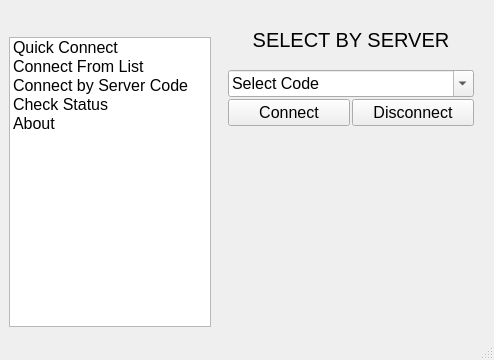
<?xml version="1.0" encoding="UTF-8"?>
<ui version="4.0">
 <class>MainWindow</class>
 <widget class="QMainWindow" name="MainWindow">
  <property name="geometry">
   <rect>
    <x>0</x>
    <y>0</y>
    <width>494</width>
    <height>360</height>
   </rect>
  </property>
  <property name="font">
   <font>
    <pointsize>12</pointsize>
   </font>
  </property>
  <property name="windowTitle">
   <string>NordVPN Quick Connect</string>
  </property>
  <widget class="QWidget" name="centralwidget">
   <layout class="QHBoxLayout" name="horizontalLayout">
    <item>
     <layout class="QGridLayout" name="gridLayout">
      <item row="0" column="0">
       <widget class="QWidget" name="widget" native="true">
        <property name="minimumSize">
         <size>
          <width>0</width>
          <height>22</height>
         </size>
        </property>
       </widget>
      </item>
      <item row="1" column="0">
       <widget class="QListWidget" name="listWidget">
        <property name="minimumSize">
         <size>
          <width>200</width>
          <height>0</height>
         </size>
        </property>
        <item>
         <property name="text">
          <string>Quick Connect</string>
         </property>
        </item>
        <item>
         <property name="text">
          <string>Connect From List</string>
         </property>
        </item>
        <item>
         <property name="text">
          <string>Connect by Server Code</string>
         </property>
        </item>
        <item>
         <property name="text">
          <string>Check Status</string>
         </property>
        </item>
        <item>
         <property name="text">
          <string>About</string>
         </property>
        </item>
       </widget>
      </item>
     </layout>
    </item>
    <item>
     <widget class="QStackedWidget" name="stackedWidget">
      <property name="currentIndex">
       <number>2</number>
      </property>
      <widget class="QWidget" name="page">
       <layout class="QVBoxLayout" name="verticalLayout_7">
        <item>
         <widget class="QLabel" name="label_4">
          <property name="font">
           <font>
            <pointsize>15</pointsize>
           </font>
          </property>
          <property name="text">
           <string>QUICK CONNECT</string>
          </property>
          <property name="alignment">
           <set>Qt::AlignCenter</set>
          </property>
         </widget>
        </item>
        <item>
         <widget class="QWidget" name="widget_2" native="true">
          <property name="minimumSize">
           <size>
            <width>250</width>
            <height>250</height>
           </size>
          </property>
          <property name="maximumSize">
           <size>
            <width>250</width>
            <height>250</height>
           </size>
          </property>
          <layout class="QVBoxLayout" name="verticalLayout">
           <property name="spacing">
            <number>2</number>
           </property>
           <property name="leftMargin">
            <number>2</number>
           </property>
           <property name="topMargin">
            <number>2</number>
           </property>
           <property name="rightMargin">
            <number>2</number>
           </property>
           <property name="bottomMargin">
            <number>2</number>
           </property>
           <item>
            <layout class="QGridLayout" name="gridLayout_2">
             <item row="0" column="0">
              <widget class="QPushButton" name="btnConnectQuick">
               <property name="toolTip">
                <string>Connects to optimal VPN server</string>
               </property>
               <property name="whatsThis">
                <string/>
               </property>
               <property name="text">
                <string>Connect</string>
               </property>
              </widget>
             </item>
             <item row="0" column="1">
              <widget class="QPushButton" name="btnDisConnectQuick">
               <property name="toolTip">
                <string>Disconnects from server</string>
               </property>
               <property name="text">
                <string>Disconnect</string>
               </property>
              </widget>
             </item>
             <item row="1" column="0" colspan="2">
              <spacer name="verticalSpacer">
               <property name="orientation">
                <enum>Qt::Vertical</enum>
               </property>
               <property name="sizeHint" stdset="0">
                <size>
                 <width>20</width>
                 <height>163</height>
                </size>
               </property>
              </spacer>
             </item>
            </layout>
           </item>
          </layout>
         </widget>
        </item>
       </layout>
      </widget>
      <widget class="QWidget" name="page_2">
       <layout class="QVBoxLayout" name="verticalLayout_8">
        <item>
         <widget class="QLabel" name="label_3">
          <property name="font">
           <font>
            <pointsize>15</pointsize>
           </font>
          </property>
          <property name="text">
           <string>SELECT FROM LIST</string>
          </property>
          <property name="alignment">
           <set>Qt::AlignCenter</set>
          </property>
         </widget>
        </item>
        <item>
         <widget class="QWidget" name="widget_3" native="true">
          <property name="minimumSize">
           <size>
            <width>250</width>
            <height>250</height>
           </size>
          </property>
          <property name="maximumSize">
           <size>
            <width>250</width>
            <height>250</height>
           </size>
          </property>
          <layout class="QVBoxLayout" name="verticalLayout_2">
           <property name="spacing">
            <number>2</number>
           </property>
           <property name="leftMargin">
            <number>2</number>
           </property>
           <property name="topMargin">
            <number>2</number>
           </property>
           <property name="rightMargin">
            <number>2</number>
           </property>
           <property name="bottomMargin">
            <number>2</number>
           </property>
           <item>
            <layout class="QGridLayout" name="gridLayout_3">
             <item row="0" column="0" colspan="3">
              <widget class="QComboBox" name="cbxCountry_2">
               <item>
                <property name="text">
                 <string>Select Country</string>
                </property>
               </item>
              </widget>
             </item>
             <item row="2" column="0">
              <widget class="QPushButton" name="btnConnectList">
               <property name="toolTip">
                <string>Connects to optimal VPN server</string>
               </property>
               <property name="whatsThis">
                <string/>
               </property>
               <property name="text">
                <string>Connect</string>
               </property>
              </widget>
             </item>
             <item row="2" column="1" colspan="2">
              <widget class="QPushButton" name="btnDisConnectList">
               <property name="toolTip">
                <string>Disconnects from server</string>
               </property>
               <property name="text">
                <string>Disconnect</string>
               </property>
              </widget>
             </item>
             <item row="3" column="0" colspan="3">
              <spacer name="verticalSpacer_2">
               <property name="orientation">
                <enum>Qt::Vertical</enum>
               </property>
               <property name="sizeHint" stdset="0">
                <size>
                 <width>20</width>
                 <height>101</height>
                </size>
               </property>
              </spacer>
             </item>
             <item row="1" column="0" colspan="3">
              <widget class="QComboBox" name="cbxCity_2">
               <item>
                <property name="text">
                 <string>Select City</string>
                </property>
               </item>
              </widget>
             </item>
            </layout>
           </item>
          </layout>
         </widget>
        </item>
       </layout>
      </widget>
      <widget class="QWidget" name="page_3">
       <layout class="QVBoxLayout" name="verticalLayout_9">
        <item>
         <widget class="QLabel" name="label_2">
          <property name="font">
           <font>
            <pointsize>15</pointsize>
           </font>
          </property>
          <property name="text">
           <string>SELECT BY SERVER</string>
          </property>
          <property name="alignment">
           <set>Qt::AlignCenter</set>
          </property>
         </widget>
        </item>
        <item>
         <widget class="QWidget" name="widget_4" native="true">
          <property name="minimumSize">
           <size>
            <width>250</width>
            <height>250</height>
           </size>
          </property>
          <property name="maximumSize">
           <size>
            <width>250</width>
            <height>250</height>
           </size>
          </property>
          <layout class="QVBoxLayout" name="verticalLayout_3">
           <property name="spacing">
            <number>2</number>
           </property>
           <property name="leftMargin">
            <number>2</number>
           </property>
           <property name="topMargin">
            <number>2</number>
           </property>
           <property name="rightMargin">
            <number>2</number>
           </property>
           <property name="bottomMargin">
            <number>2</number>
           </property>
           <item>
            <layout class="QGridLayout" name="gridLayout_4">
             <item row="0" column="0" colspan="2">
              <widget class="QComboBox" name="comboBox">
               <property name="editable">
                <bool>true</bool>
               </property>
               <item>
                <property name="text">
                 <string>Select Code</string>
                </property>
               </item>
              </widget>
             </item>
             <item row="1" column="0">
              <widget class="QPushButton" name="btnConnectCode">
               <property name="toolTip">
                <string>Connects to optimal VPN server</string>
               </property>
               <property name="whatsThis">
                <string/>
               </property>
               <property name="text">
                <string>Connect</string>
               </property>
              </widget>
             </item>
             <item row="1" column="1">
              <widget class="QPushButton" name="btnDisConnectCode">
               <property name="toolTip">
                <string>Disconnects from server</string>
               </property>
               <property name="text">
                <string>Disconnect</string>
               </property>
              </widget>
             </item>
             <item row="2" column="0" colspan="2">
              <spacer name="verticalSpacer_3">
               <property name="orientation">
                <enum>Qt::Vertical</enum>
               </property>
               <property name="sizeHint" stdset="0">
                <size>
                 <width>20</width>
                 <height>132</height>
                </size>
               </property>
              </spacer>
             </item>
            </layout>
           </item>
          </layout>
         </widget>
        </item>
       </layout>
      </widget>
      <widget class="QWidget" name="page_4">
       <layout class="QVBoxLayout" name="verticalLayout_10">
        <item>
         <widget class="QLabel" name="label_5">
          <property name="font">
           <font>
            <pointsize>15</pointsize>
           </font>
          </property>
          <property name="text">
           <string>STATUS</string>
          </property>
          <property name="alignment">
           <set>Qt::AlignCenter</set>
          </property>
         </widget>
        </item>
        <item>
         <widget class="QWidget" name="widget_5" native="true">
          <property name="minimumSize">
           <size>
            <width>250</width>
            <height>250</height>
           </size>
          </property>
          <property name="maximumSize">
           <size>
            <width>250</width>
            <height>250</height>
           </size>
          </property>
          <layout class="QVBoxLayout" name="verticalLayout_4">
           <property name="spacing">
            <number>2</number>
           </property>
           <property name="leftMargin">
            <number>2</number>
           </property>
           <property name="topMargin">
            <number>2</number>
           </property>
           <property name="rightMargin">
            <number>2</number>
           </property>
           <property name="bottomMargin">
            <number>2</number>
           </property>
           <item>
            <layout class="QGridLayout" name="gridLayout_5">
             <item row="0" column="0">
              <spacer name="horizontalSpacer">
               <property name="orientation">
                <enum>Qt::Horizontal</enum>
               </property>
               <property name="sizeHint" stdset="0">
                <size>
                 <width>40</width>
                 <height>20</height>
                </size>
               </property>
              </spacer>
             </item>
             <item row="0" column="1">
              <widget class="QPushButton" name="btnStatusCheck">
               <property name="minimumSize">
                <size>
                 <width>100</width>
                 <height>0</height>
                </size>
               </property>
               <property name="maximumSize">
                <size>
                 <width>0</width>
                 <height>16777215</height>
                </size>
               </property>
               <property name="toolTip">
                <string>Connects to optimal VPN server</string>
               </property>
               <property name="whatsThis">
                <string/>
               </property>
               <property name="text">
                <string>Check</string>
               </property>
              </widget>
             </item>
             <item row="0" column="2">
              <spacer name="horizontalSpacer_2">
               <property name="orientation">
                <enum>Qt::Horizontal</enum>
               </property>
               <property name="sizeHint" stdset="0">
                <size>
                 <width>40</width>
                 <height>20</height>
                </size>
               </property>
              </spacer>
             </item>
             <item row="1" column="0" colspan="3">
              <widget class="QPlainTextEdit" name="plainTextEdit">
               <property name="maximumSize">
                <size>
                 <width>16777215</width>
                 <height>200</height>
                </size>
               </property>
              </widget>
             </item>
            </layout>
           </item>
          </layout>
         </widget>
        </item>
       </layout>
      </widget>
      <widget class="QWidget" name="page_5">
       <layout class="QVBoxLayout" name="verticalLayout_6">
        <item>
         <widget class="QLabel" name="label">
          <property name="font">
           <font>
            <pointsize>15</pointsize>
           </font>
          </property>
          <property name="text">
           <string>ABOUT</string>
          </property>
          <property name="alignment">
           <set>Qt::AlignCenter</set>
          </property>
         </widget>
        </item>
        <item>
         <widget class="QWidget" name="widget_6" native="true">
          <property name="minimumSize">
           <size>
            <width>250</width>
            <height>250</height>
           </size>
          </property>
          <property name="maximumSize">
           <size>
            <width>250</width>
            <height>250</height>
           </size>
          </property>
          <layout class="QVBoxLayout" name="verticalLayout_5">
           <property name="spacing">
            <number>2</number>
           </property>
           <property name="leftMargin">
            <number>2</number>
           </property>
           <property name="topMargin">
            <number>2</number>
           </property>
           <property name="rightMargin">
            <number>2</number>
           </property>
           <property name="bottomMargin">
            <number>2</number>
           </property>
           <item>
            <widget class="QTextEdit" name="textEdit"/>
           </item>
          </layout>
         </widget>
        </item>
       </layout>
      </widget>
     </widget>
    </item>
   </layout>
  </widget>
  <widget class="QMenuBar" name="menubar">
   <property name="geometry">
    <rect>
     <x>0</x>
     <y>0</y>
     <width>494</width>
     <height>25</height>
    </rect>
   </property>
  </widget>
  <widget class="QStatusBar" name="statusbar"/>
 </widget>
 <resources/>
 <connections/>
</ui>
